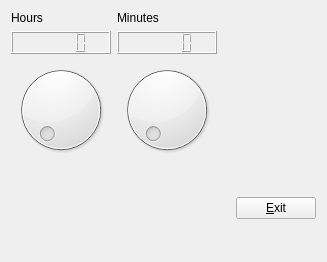
<?xml version="1.0" encoding="UTF-8"?>
<ui version="4.0">
 <class>App1</class>
 <widget class="QWidget" name="App1">
  <property name="geometry">
   <rect>
    <x>0</x>
    <y>0</y>
    <width>327</width>
    <height>262</height>
   </rect>
  </property>
  <property name="windowTitle">
   <string>Principal</string>
  </property>
  <layout class="QVBoxLayout" name="verticalLayout_4">
   <item>
    <layout class="QVBoxLayout" name="verticalLayout_3">
     <item>
      <layout class="QHBoxLayout" name="horizontalLayout_4">
       <item>
        <layout class="QHBoxLayout" name="horizontalLayout_3">
         <item>
          <layout class="QHBoxLayout" name="horizontalLayout_2">
           <item>
            <layout class="QVBoxLayout" name="verticalLayout_2">
             <item>
              <widget class="QLabel" name="label">
               <property name="text">
                <string>Hours</string>
               </property>
              </widget>
             </item>
             <item>
              <widget class="QLCDNumber" name="lcdNumber"/>
             </item>
             <item>
              <widget class="QDial" name="dial">
               <property name="maximum">
                <number>23</number>
               </property>
              </widget>
             </item>
            </layout>
           </item>
          </layout>
         </item>
         <item>
          <layout class="QVBoxLayout" name="verticalLayout">
           <item>
            <widget class="QLabel" name="label_2">
             <property name="text">
              <string>Minutes</string>
             </property>
            </widget>
           </item>
           <item>
            <widget class="QLCDNumber" name="lcdNumber_2"/>
           </item>
           <item>
            <widget class="QDial" name="dial_2">
             <property name="maximum">
              <number>59</number>
             </property>
            </widget>
           </item>
          </layout>
         </item>
        </layout>
       </item>
       <item>
        <spacer name="horizontalSpacer_2">
         <property name="orientation">
          <enum>Qt::Horizontal</enum>
         </property>
         <property name="sizeHint" stdset="0">
          <size>
           <width>40</width>
           <height>20</height>
          </size>
         </property>
        </spacer>
       </item>
      </layout>
     </item>
     <item>
      <layout class="QHBoxLayout" name="horizontalLayout">
       <item>
        <spacer name="horizontalSpacer">
         <property name="orientation">
          <enum>Qt::Horizontal</enum>
         </property>
         <property name="sizeHint" stdset="0">
          <size>
           <width>40</width>
           <height>20</height>
          </size>
         </property>
        </spacer>
       </item>
       <item>
        <spacer name="verticalSpacer">
         <property name="orientation">
          <enum>Qt::Vertical</enum>
         </property>
         <property name="sizeHint" stdset="0">
          <size>
           <width>20</width>
           <height>40</height>
          </size>
         </property>
        </spacer>
       </item>
       <item>
        <widget class="QPushButton" name="pushButton">
         <property name="text">
          <string>&amp;Exit</string>
         </property>
        </widget>
       </item>
      </layout>
     </item>
    </layout>
   </item>
  </layout>
 </widget>
 <resources/>
 <connections>
  <connection>
   <sender>dial</sender>
   <signal>valueChanged(int)</signal>
   <receiver>lcdNumber</receiver>
   <slot>display(int)</slot>
   <hints>
    <hint type="sourcelabel">
     <x>66</x>
     <y>123</y>
    </hint>
    <hint type="destinationlabel">
     <x>66</x>
     <y>52</y>
    </hint>
   </hints>
  </connection>
  <connection>
   <sender>dial_2</sender>
   <signal>valueChanged(int)</signal>
   <receiver>lcdNumber_2</receiver>
   <slot>display(int)</slot>
   <hints>
    <hint type="sourcelabel">
     <x>179</x>
     <y>124</y>
    </hint>
    <hint type="destinationlabel">
     <x>179</x>
     <y>53</y>
    </hint>
   </hints>
  </connection>
  <connection>
   <sender>pushButton</sender>
   <signal>clicked()</signal>
   <receiver>App1</receiver>
   <slot>close()</slot>
   <hints>
    <hint type="sourcelabel">
     <x>286</x>
     <y>217</y>
    </hint>
    <hint type="destinationlabel">
     <x>163</x>
     <y>130</y>
    </hint>
   </hints>
  </connection>
 </connections>
</ui>
